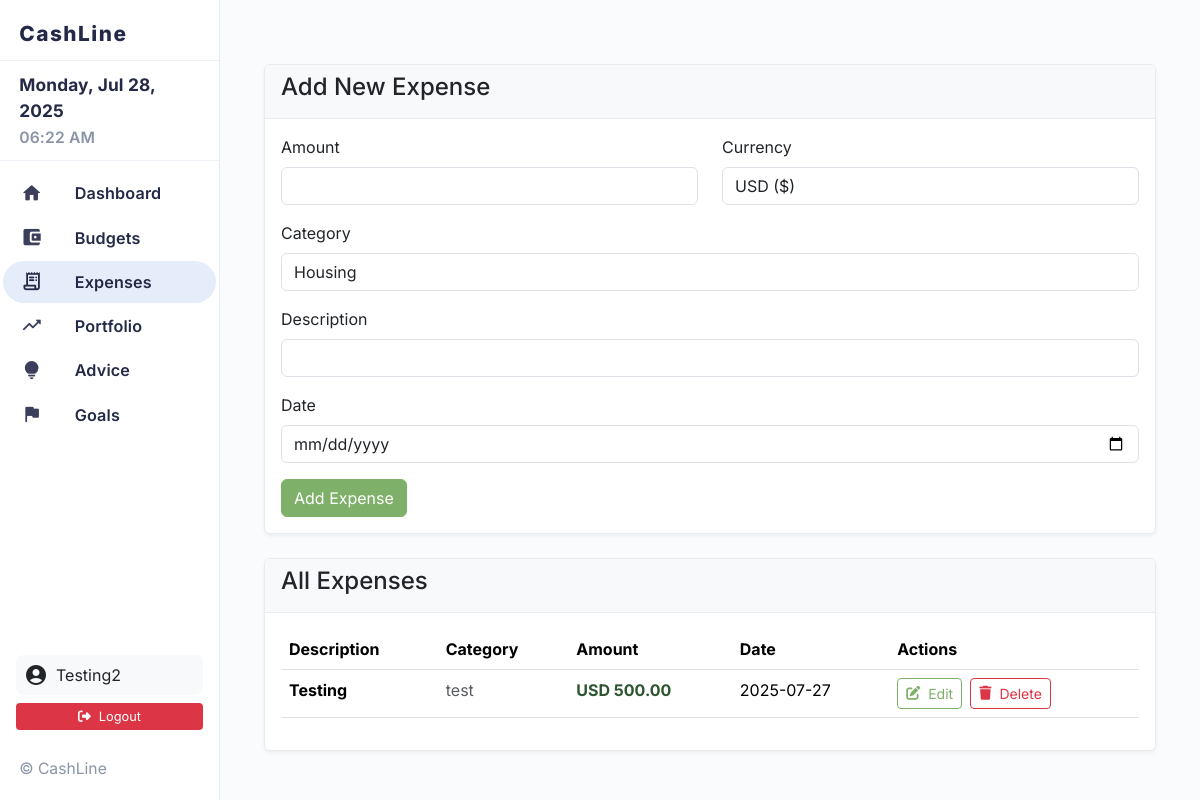
The app's page /expenses (signed in), older data.
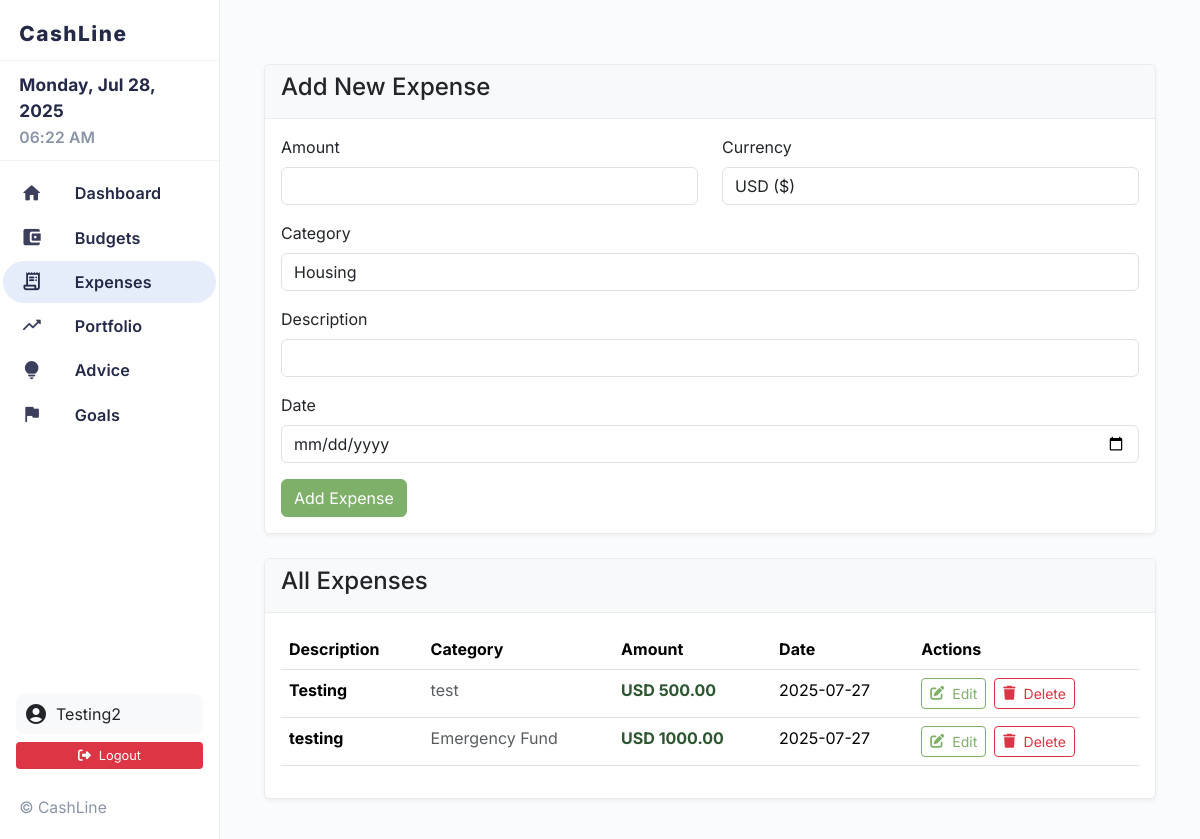
The same page, newer data.
### models.py (models this page shows)
class Expense(db.Model):
    id = db.Column(db.Integer, primary_key=True)
    user_id = db.Column(db.Integer, db.ForeignKey('user.id'), nullable=False)
    amount = db.Column(db.Float, nullable=False)
    category = db.Column(db.String(100), nullable=False)
    description = db.Column(db.String(200), nullable=False)
    date = db.Column(db.Date, nullable=False)
    currency = db.Column(db.String(3), default='USD')
    converted_amount_usd = db.Column(db.Float, nullable=False)
    created_at = db.Column(db.DateTime, default=datetime.utcnow)

### app.py (the view, shortened to what this page needs)
    @app.route('/expenses', methods=['GET', 'POST'])
    @login_required
    def expenses():
        form = ExpenseForm()
        budgets = Budget.query.filter_by(user_id=current_user.id).all()
        categories = [budget.category for budget in budgets]
        form.category.choices = [(cat, cat) for cat in categories]
        expenses = Expense.query.filter_by(user_id=current_user.id).order_by(Expense.date.desc()).all()
        return render_template('expenses.html', form=form, expenses=expenses)

### forms.py
class ExpenseForm(FlaskForm):
    amount = FloatField('Amount', validators=[DataRequired()])
    category = SelectField('Category', validators=[DataRequired()])
    description = StringField('Description', validators=[DataRequired()])
    date = DateField('Date', validators=[DataRequired()])
    currency = SelectField('Currency', choices=[
        ('USD', 'USD ($)'), ('EUR', 'EUR (€)'), ('GBP', 'GBP (£)'),
        ('INR', 'INR (₹)'), ('CAD', 'CAD (C$)'), ('AUD', 'AUD (A$)')
    ], validators=[DataRequired()])
    submit = SubmitField('Add Expense')

### app.py (called while the page is built)
def create_app(config_name='default'):
    app = Flask(__name__)
    app.config.from_object(config[config_name])
    db.init_app(app)
    login_manager = LoginManager()
    login_manager.init_app(app)
    login_manager.login_view = 'login'
    login_manager.login_message = 'Please log in to access this page.'
    @login_manager.user_loader
    def load_user(user_id):
        return db.session.get(User, int(user_id))
    register_routes(app)
    return app

### templates/expenses.html (shortened to what the changed rows need)
{% extends "base.html" %}
{% block content %}
<div class="container mt-4">
    <div class="row">
        <div class="col-12">
            <div class="card">
                <div class="card-body">
                    {% if expenses %}
                        <div class="table-responsive">
                            <table class="table table-hover">
                                <thead>
                                    <tr>
                                        <th>Description</th>
                                        <th>Category</th>
                                        <th>Amount</th>
                                        <th>Date</th>
                                        <th>Actions</th>
                                    </tr>
                                </thead>
                                <tbody>
                                    {% for expense in expenses %}
                                        <tr>
                                            <td><strong>{{ expense.description }}</strong></td>
                                                                                    <td><span class="text-muted">{{ expense.category }}</span></td>
                                        <td><span class="text-primary fw-bold">{{ expense.currency }} {{ "%.2f"|format(expense.amount) }}</span></td>
                                            <td>{{ expense.date.strftime('%Y-%m-%d') }}</td>
                                            <td>
                                                <div class="d-flex gap-2">
                                                    <a href="{{ url_for('edit_expense', expense_id=expense.id) }}" class="btn btn-outline-primary btn-sm">
                                                        <i class="fas fa-edit me-1"></i>Edit
                                                    </a>
                                                    <form method="POST" action="{{ url_for('delete_expense', expense_id=expense.id) }}" class="d-inline">
                                                        <button type="submit" class="btn btn-outline-danger btn-sm" onclick="return confirm('Are you sure?')">
                                                            <i class="fas fa-trash me-1"></i>Delete
                                                        </button>
                                                    </form>
                                                </div>
                                            </td>
                                        </tr>
                                    {% endfor %}
                                </tbody>
                            </table>
                        </div>
                    {% else %}
                        <div class="text-center py-5">
                            <i class="fas fa-receipt fa-3x text-muted mb-3"></i>
                            <p class="text-muted">No expenses recorded yet.</p>
                            <p class="text-muted small">Add your first expense to start tracking your spending!</p>
                        </div>
                    {% endif %}
                </div>
            </div>
        </div>
    </div>
</div>
{% endblock %}

Row changes from the older to the newer data that the page shows:
added Expense: description "testing", category "Emergency Fund", currency "USD", amount "1000.00", date "2025-07-27"
